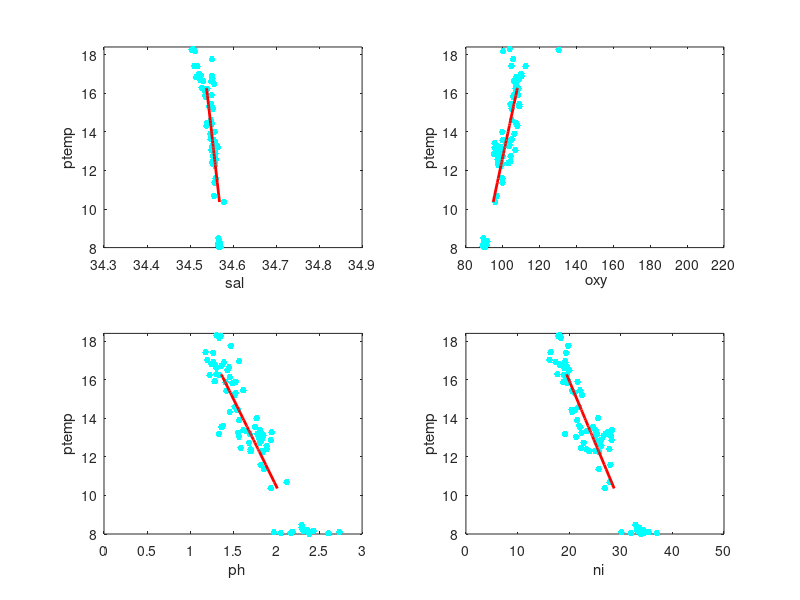

This chart was generated by the following MATLAB code:
% How to define the source water masses ? Just an example
%
% EXAMPLE: data from throughflow region (Timor Sea)
%
%
%---------------------------------------------
% This program is part of the OMP package from:
% GEOMAR
% Helmholtz Centre for Ocean Res. Kiel  FIAMS, Flinders University
% J. Karstensen                         Matthias Tomczak
% Duesternbrooker Weg 20				GPO Box 2100
% 24106 Kiel                            Adelaide, SA
% Germany                               Australia
%
% BUGS: jkarstensen@geomar.de
%--------------------------------------------
%
% OUTPUT to be used in OMP packet:
% *******************************************
% G:  	value to fill in qwt_step.m
% err:	value to caluculate weigths
%
clear all

%%%%%%%%%%%%%%%%%%%%%%%%%%%%%%%%%%%%%
%%%%%%% EDITING SECTION %%%%%%%%%%%%%
%%%%%%%%%%%%%%%%%%%%%%%%%%%%%%%%%%%%%

%%%%% input dataset from source region of a water mass 
%%%%% (*.MAT file in standard format):
load source_data

%%%%%%%%%% flags: insert here what kind of flag is used (eg. -9, NaN, 99999, etc.) 
flag=nan;

%%%%%%%% name of "independent" parameter (as string variable ' '!!):
nam_indep='ptemp';

%%%%%%%% choose your own fit range:
fit_max=16.4; %
fit_min=10;  %

%%%%%%%% names of "dependent" parameter to be fitted (as string variable ' ';' ')
para=[' sal';' oxy';'  ph';'  ni'];

%%%%%%%%%%%%%%%%%%%%%%%%%%%%%%%%%%%%%%%%%%%%%%%%%%%%%%%%%%%%%%%%%%%%
%%%%%%%%%%%%%%%%%%%%%%%%  FROM HERE ON:  %%%%%%%%%%%%%%%%%%%%%%%%%%%
%%%%%%% EDITING ONLY IF YOU KNOW WHAT YOU ARE DOING !! %%%%%%%%%%%%%
%%%%%%%%%%%%%%%%%%%%%%%%%%%%%%%%%%%%%%%%%%%%%%%%%%%%%%%%%%%%%%%%%%%%
eval(['in_depend=' nam_indep ';'])

%%%%%%%% sort by independent parameter
[in_depend,I]=sort(in_depend);

%%%%%%% number of independent parameter
no_para=size(para,1);

%%%%%%% find independent parameter range:
ind=find(in_depend<=fit_max&in_depend>=fit_min);

%%%%% check for nan  
check=find(isnan(in_depend));
if ~isempty(check)
 disp(' ')
 disp([' Flag check: ' nam_indep])
 disp(' Remove NaN from data for use in OMP analysis!')

end 


%%%%%%%%% MIN/MAX indices of indenpendent parameter
ind_low=min(ind);
ind_upp=max(ind);

G(1,1:2)=[fit_max fit_min];

%%%%% split subplots:
sub1=ceil((no_para)/2);

disp(' ')
%%%%%%%%%%%%%%%%%%%%%%%%%%%%%%%%%%%%%%%%%%%%%%%
%%%%%%%% loop to fit all parameters  
%%%%%%%%%%%%%%%%%%%%%%%%%%%%%%%%%%%%%%%%%%%%%%%
for main=1:no_para  %%% START OF MAIN LOOP

%%%%%%% sort all variables accordingly
eval([para(main,:) '=' para(main,:) '(I);'])


disp([' Now fitting: ' para(main,:)])
 eval(['parafit=' para(main,:) ';'])

     subplot(sub1,2,main) 
   plot(parafit,in_depend,'c.','markersize',15) 
   xlabel(para(main,:)) 
   ylabel(nam_indep)

%%%%% check for nan  
check=find(isnan(parafit));
if ~isempty(check)
 disp(' Remove NaN from data for use in OMP analysis!')
 disp(' ')
end 
 

%%%%%%%%%%%%%%%%%
ix=find(in_depend(ind)~=flag&~isnan(in_depend(ind))&parafit(ind)~=flag&~isnan(parafit(ind)));

%%%%%%%%  fit to data and error estimate  %%%%%%%%%%   
[coeff,er]=polyfit(in_depend(ind(ix)),parafit(ind(ix)),1);   
[da,err_fit]=polyval(coeff,in_depend(ind(ix)),er);
hold on,plot(da,in_depend(ind(ix)),'r-','linewidth',2)

% sample fit to SWT matrix:
G(main+1,1:2)=polyval(coeff,[fit_max fit_min]);
err(main)=mean(err_fit);
%%% nicer axis of plot
  set(gca,'ylim',[fit_min-2 fit_max+2])

end  %%%% OF MAIN LOOP
%%%%%%%%%%%%%%%%%%%%%%%%%%%%%%%%%%%%%%%%%%%%%%%%%%%
%%%%%%%%%%%%%%%%%%%%%%%%%%%%%%%%%%%%%%%%%%%%%%%%%%%
disp(' ')
disp('Fitted Source water matrix (G) is:')
G

disp('  ')
disp('Mean fit error (err) of dependent variables: ')
err
